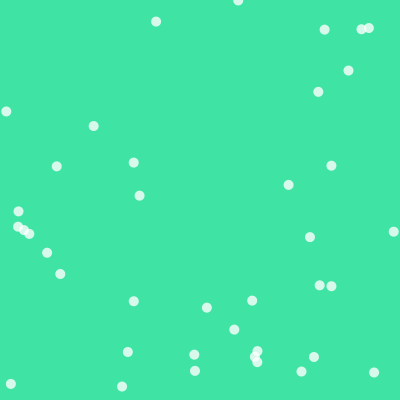
Frame 1 (no input)
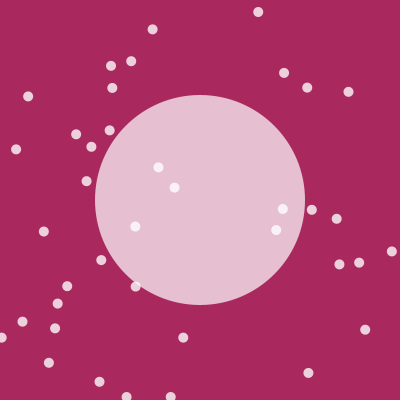
Frame 60 (the mouse pressed at the canvas centre just before this capture)
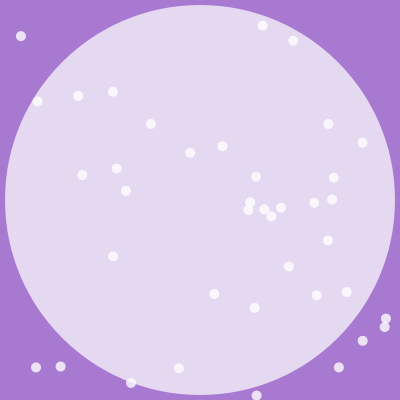
Frame 120 (the mouse held since frame 60 and released just before this capture)

The Processing sketch that drew these frames (run headless with seeded random() and noise(); from frame 60 on, the mouse is pressed at the canvas centre):

// Processing sketch: processing_99220
// ── processing_99220.pde

void setup(){size(400,400);
}

void circle(){
fill(255,255,255,100);
for (int i=10; i<400; i=i+10) {
if (i<400)
{
float p=random(255);
float s=random(255);
float o=random(255);
float w=random(255);
background(p,s,o,w);
}
}
}

void PTS(){size(400,400);
fill(255,255,255,200);
for (int i=10; i<400; i=i+10) {
if (i<400)
{
float r=random(400);
float m=random(400);
noStroke();
ellipse(r,m,10,10);
}
}
}

int y=0;
int speed=10;
void draw(){
 circle();
 PTS();
frameRate(14);
fill(255,255,255,180);
strokeWeight(4);
ellipse(200,200,y,y);
  y=y+speed;
  if((y<10)||(y>=400)){
  speed=speed*-1;
  }
}
